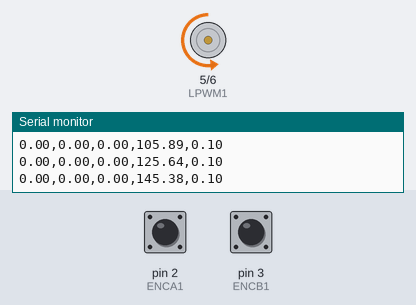
This sketch was run on a simulated Arduino Uno, built with avr-gcc and run on an emulated ATmega328P. On the bench: motor-driver pin pairs drawn as motors (green arrow = first pin HIGH = forward, orange = second pin HIGH = backward, longer = more drive), the last lines printed to the serial monitor. Inputs (shaded band) come from the test bench; at power-on: pin 2 (ENCA1) HIGH, pin 3 (ENCB1) HIGH.

Above: at 0.65 s.
At 1.26 s:
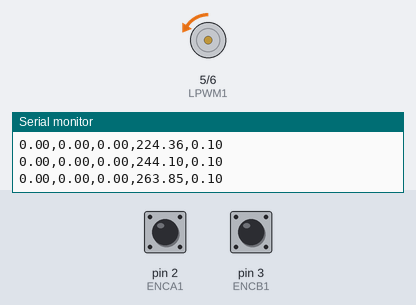
1.3 s: pin 2 (ENCA1) pulled LOW for 0.15 s
At 1.56 s:
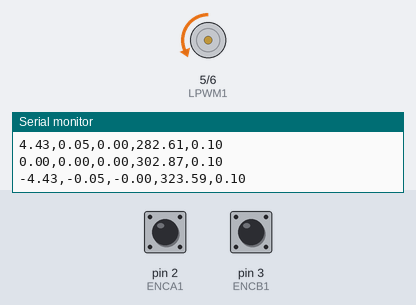
Timing chart, 0 to 10.3 s (numbered marks = the images above; inputs shaded):
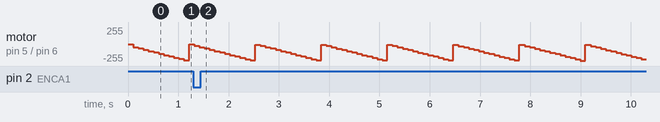

Measured:
- by itself, motor on pin 5 (LPWM1) / pin 6 (RPWM1): ramps from backward 8/255 to backward 248/255 and jumps back, once every 1.3 s

The sketch:

Motor2_PID.ino
```cpp
// Linear Velocity
int PWM;
#define RPWM1 6
#define LPWM1 5
#define ENCA1 2
#define ENCB1 3

// SET POINT
float set_point =  0.09813 ; //dalam m/s

// Error
float error;

//PID
float kp = 0.4427 ;
float ki = kp * 0.91 ;
float kd = kp *0.00001 ;
float dt = 1;
float prevError;
float integral;
float derivative;
float PID;

// RPM
float rpm;
unsigned long currentMillis, previousMillis;

//PWM
float pwm1;

//ENCODER
long encoderPosition = 0;
volatile long previousEncoder = 0;
volatile long currentEncoder;

// MOTOR
const int ppr = 7; //define number of pulses in one round of encoder
const float GR = 1 / 19.2; //gear ratio
const float R = 0.538048496; //load (omniwheel) ratio
//RPM
float RPM;           //rotating speed in rad/s
float old_RPM = 0;
float new_RPM = 0;
//rad/s
float RPS;
float old_RPS = 0 ;
float new_RPS = 0;
//m/s
float Vel;
float old_Vel = 0;
float new_Vel = 0;
const int interval = 100; //choose interval is 0.1 second (100 milliseconds)

void setup() {
  pinMode (ENCA1, INPUT);
  pinMode (ENCB1, INPUT);

  pinMode(RPWM1, OUTPUT);
  pinMode(LPWM1, OUTPUT);

  digitalWrite(ENCA1, HIGH);
  digitalWrite(ENCB1, HIGH);

  attachInterrupt(digitalPinToInterrupt(ENCA1), readEncoder, CHANGE);
  //attachInterrupt(digitalPinToInterrupt(ENCB1), readEncoder, CHANGE);
  Serial.begin(9600);
}

void loop() {
  readSpeed();
  PWMmotor(pwm1);
}

void readEncoder() {
  if (digitalRead(ENCA1) == digitalRead(ENCB1)) {
    encoderPosition--;
  } else {
    encoderPosition++;
  }
}

void readSpeed() {
  currentEncoder = encoderPosition;
  currentMillis = millis();
  if (currentMillis - previousMillis > interval)
  {
    previousMillis = currentMillis;
    RPM = (float)((((currentEncoder - previousEncoder) * 600) / ppr) * GR) ;
    RPS = (float)((RPM * 2 * 3.14) / 600); // konversi Rotasi per menit ke Radian per sekon dikali keliling roda dan dibagi waktu
    Vel = (float)(RPS * 0.05); // kecepatan linear adalah kecepatan sudut dikali dengan jari jari roda
    previousEncoder = currentEncoder;
    new_RPM = RPM;
    new_RPS = RPS;
    new_Vel = Vel;
    error = set_point - new_Vel;
    integral += error * dt;
    derivative = ((error - prevError)  / dt );
    PID = (kp * error) + (ki * integral) + (kd * derivative);
    prevError = error;
    PID = min(max(PID, 0), 255);
    pwm1 =  ((499.44 * PID) + 5.221);

    Serial.print(RPM);
    Serial.print(",");
    Serial.print(RPS);
    Serial.print(",");
    Serial.print(Vel);
    Serial.print(",");
    Serial.print(pwm1);
    Serial.print(",");
    Serial.print(error);
    Serial.println();
    old_RPM = new_RPM;
    old_RPS = new_RPS;
    old_Vel = new_Vel;
  }
}

void PWMmotor (int pwm1) {
  analogWrite(RPWM1, pwm1);
  analogWrite(LPWM1, LOW);
}
```
